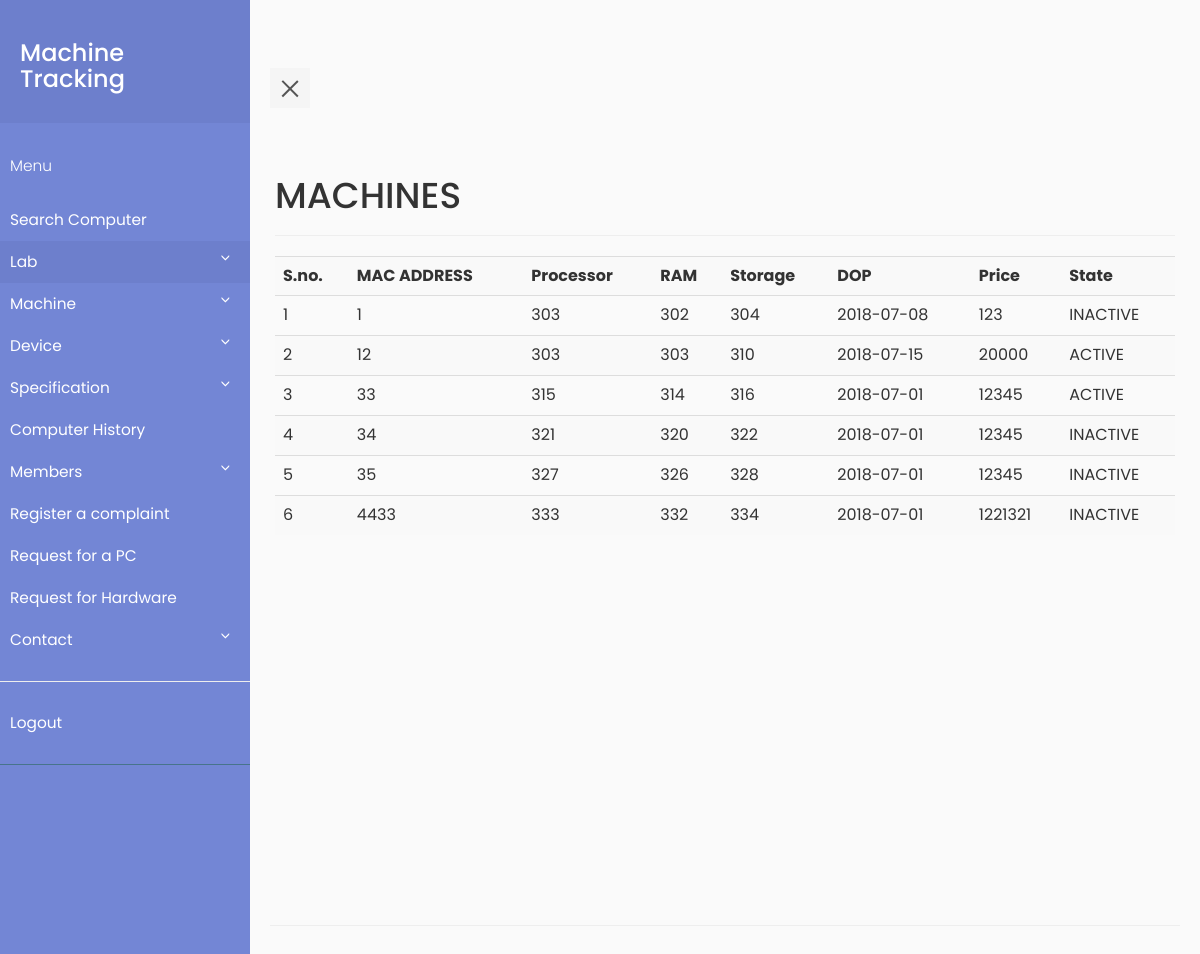
Page /viewpc.php (signed in) on the committed database.
### tables this page shows
CREATE TABLE `machine` (
  `machine_id` int(11) NOT NULL,
  `MAC_ADDR` varchar(30) DEFAULT NULL,
  `processor` int(11) NOT NULL,
  `ram` int(11) NOT NULL,
  `memory` int(11) NOT NULL,
  `DOP` date DEFAULT NULL,
  `price` int(11) DEFAULT NULL,
  `state` varchar(10) DEFAULT NULL,
  `os` varchar(30) DEFAULT NULL,
  `monitor` int(11) NOT NULL,
  `keyboard` int(11) NOT NULL,
  `mouse` int(11) NOT NULL,
  `grn` int(11) NOT NULL
);

### viewpc.php (the view, shortened to what this page needs)
<?php
    require_once "pdo.php";
?>
<html>
<head>
    <link rel="stylesheet" type="text/css" href="https://maxcdn.bootstrapcdn.com/bootstrap/3.3.7/css/bootstrap.min.css" >
    <link rel="stylesheet" type="text/css" href="style5.css">
</head>
<body>
            <div class="wrapper">
     <?php include "navbar.php" ;?>
         <div class="container-fluid row" id="content">
    <div class="page-header">
    <h1>MACHINES</h1>
    </div>
    <?php
        $stmtcnt = $pdo->query("SELECT COUNT(*) FROM machine ");
        $row = $stmtcnt->fetch(PDO::FETCH_ASSOC);
        if($row['COUNT(*)']!=='0')
        {
            $i=1;
            $stmtread = $pdo->query("SELECT * FROM machine ORDER BY MAC_ADDR");
            echo ("<table class=\"table table-striped\">
                <tr> <th>S.no.</th><th>MAC ADDRESS</th><th>Processor</th><th>RAM</th><th>Storage</th><th>DOP</th><th>Price</th> <th>State</th> </tr>");
            while ( $row = $stmtread->fetch(PDO::FETCH_ASSOC) )
            {
                echo ("<tr>");
                echo ("<td>");
                echo($i);
                echo("</td>");
                echo ("<td>");
                echo(htmlentities($row['MAC_ADDR']));
                echo ("</td>");
                echo ("<td>");
                echo(htmlentities($row['processor']));
                echo ("</td>");
                echo ("<td>");
                echo(htmlentities($row['ram']));
                echo ("</td>");
                echo ("<td>");
                echo(htmlentities($row['memory']));
                echo ("</td>");
                echo ("<td>");
                echo(htmlentities($row['DOP']));
                echo ("</td>");
                echo ("<td>");
                echo(htmlentities($row['price']));
                echo ("</td>");
                echo ("<td>");
                echo(htmlentities($row['state']));
                echo ("</td>");
                $i++;
            }
            echo('</table>');
        }
    ?>
    </div>
</body>
</html>

### style5.css (style rules this page uses)
body { font-family: 'Poppins', sans-serif; background: #fafafa; }
.wrapper { display: flex; align-items: stretch; perspective: 1500px; }
#content { padding: 20px; min-height: 100vh; transition: all 0.3s; }

### rows in the picture
machine: MAC_ADDR "1", processor "303", ram "302", memory "304", DOP "2018-07-08", price "123", state "INACTIVE"
machine: MAC_ADDR "12", processor "303", ram "303", memory "310", DOP "2018-07-15", price "20000", state "ACTIVE"
machine: MAC_ADDR "33", processor "315", ram "314", memory "316", DOP "2018-07-01", price "12345", state "ACTIVE"
machine: MAC_ADDR "34", processor "321", ram "320", memory "322", DOP "2018-07-01", price "12345", state "INACTIVE"
machine: MAC_ADDR "35", processor "327", ram "326", memory "328", DOP "2018-07-01", price "12345", state "INACTIVE"
machine: MAC_ADDR "4433", processor "333", ram "332", memory "334", DOP "2018-07-01", price "1221321", state "INACTIVE"
